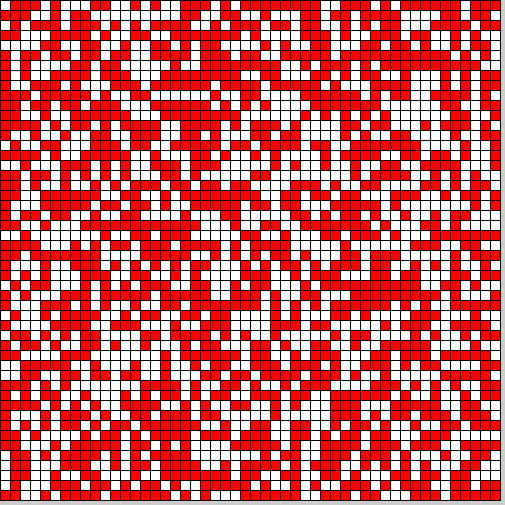
Frame 1 (no input)
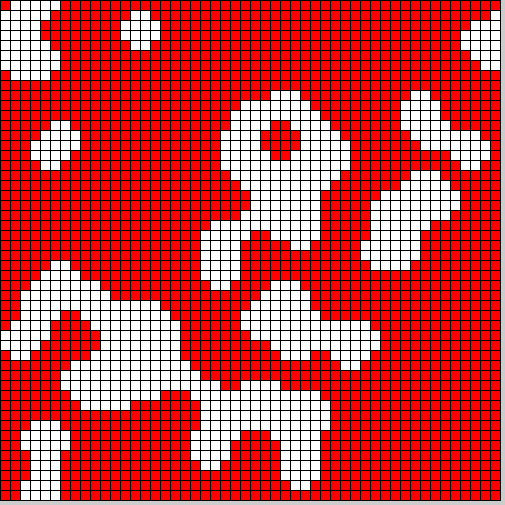
Frame 60 (the mouse pressed at the canvas centre just before this capture)
Frame 120 (the mouse held since frame 60 and released just before this capture): identical to frame 60, image omitted

The Processing sketch that drew these frames (run headless with seeded random() and noise(); from frame 60 on, the mouse is pressed at the canvas centre):

// Processing sketch: symulacja4
// ── symulacja4.pde
//Model dynamicznego wpływu społecznego Nowaka-Latane - wersja "komórkowa" bez zróżnicowania sił
//-//////////////////////////////////////////////////////////////////////////////////////////////////
//Parametry kontroli
float Ones=0.55; //Ile „jedynek” jest początkowo w tablicy
int N=50;       //Bok macierzy

//Dla wizualizacji
int S=20;       //szerokość i wysokość komórki

//Dwuwymiarowy „świat” jednostek (indywiduów)
int A[][] = new int[N][N];

//Inicjalizacja
void setup()
{
  size(505,505);
  S=width/N;
  frameRate(10); //Nie za szybko
  for(int i=0;i<N;i++)
   for(int j=0;j<N;j++)
   if( random(0,1) < Ones )
    A[i][j]=1;
    else
    A[i][j]=-1;
}

int Step=0;
void DoMonteCarloStep() //Implementacja dynamiki
{
   for(int a=0;a<N*N;a++) //tyle razy, ile wynosi liczba komórek 
   {
     int i=int(random(N));
     int j=int(random(N));
     
     int impact=0; //Obliczona suma wpływów
     for(int m=i-1;m<=i+1;m++)
      for(int n=j-1;n<=j+1;n++)
      {
        int p=(m+N)%N;
        int r=(n+N)%N;
        impact+=A[p][r];
      }
  
     if(impact>=0) //Majority rule - reguła większości.
       A[i][j]=1;
       else
       A[i][j]=-1;    
   }
   Step++; //Zliczanie kroków
}

//Running - wizualizacja oraz dynamika (zmiana stanu)
int frame=0;
void draw()
{
 //print((frame++)+" "); //Zliczanie ramek
 for(int i=0;i<N;i++) //Wizualizacja
  for(int j=0;j<N;j++)
  {
    if(A[i][j]==1)
    {
      fill(255,0,0);
    }
    else
    {
      fill(255);
    }
    rect(i*S,j*S,S,S);
  }  
  
  Count(); //Statystyka
  println("Step "+Step+" Reds="+Reds+" White="+(N*N-Reds));
  DoMonteCarloStep(); //Dynamika (zmiana stanu)
}

int Reds=0;
void Count()
{
  Reds=0;
  for(int i=0;i<N;i++)
   for(int j=0;j<N;j++)
     if(A[i][j]==1)
       Reds++;
}
